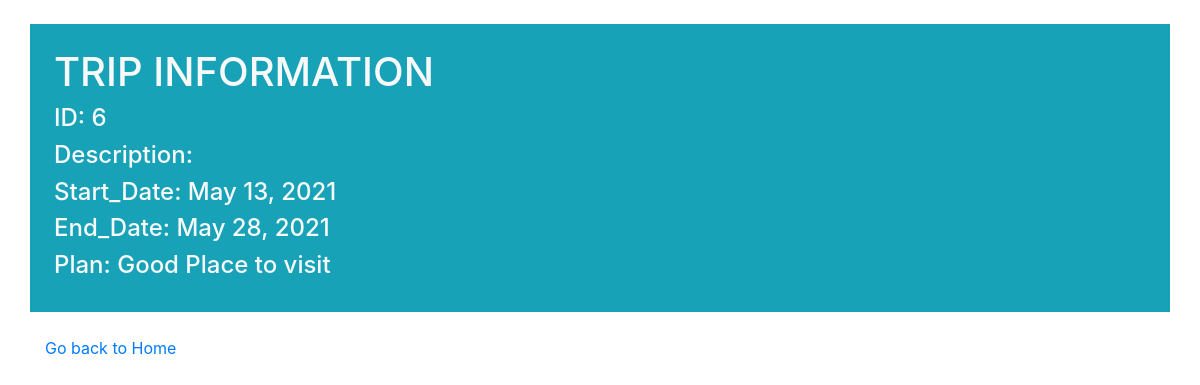
Screenshot of /exam/trips/6/views with the database file from the repository.
### exercice_app/models.py (models this page shows)
class Trip(models.Model):
    destination= models.CharField(max_length=100)
    start_date = models.DateField()
    end_date = models.DateField()
    plan= models.TextField(max_length=500)
    user= models.ForeignKey(User,related_name="trips",on_delete=models.CASCADE)
    created_at=models.DateTimeField(auto_now_add=True)
    updated_at=models.DateTimeField(auto_now=True)
    objects=TripManager()

### exercice_app/views.py (the view)
# urls.py: path("trips/<int:trip_id>/views",views.view_detail)
def view_detail(request,trip_id):
    context={
        "trips":Trip.objects.get(id=trip_id)
    }
    return render(request,"detail_user.html",context)

### exercice_app/templates/detail_user.html (shortened to what this page needs)
<!DOCTYPE html>
<html lang="en">
<head>
    <link rel="stylesheet" href="https://stackpath.bootstrapcdn.com/bootstrap/4.3.1/css/bootstrap.min.css">
</head>
<body>
    <div class="container mt-4 bg-info text-light p-4">
        <h1>TRIP INFORMATION</h1>
        <h4>ID: {{trips.id}}</h4>
        <h4>Description: {{trips.description}}</h4>
        <h4>Start_Date: {{trips.start_date}}</h4>
        <h4>End_Date: {{trips.end_date}}</h4>
        <h4>Plan: {{trips.plan}}</h4>
    </div>
    <div class="container mt-4"><a href="/exam">Go back to Home </a></div>
</body>
</html>

### rows the page displays
Trip: id "6", start_date "May 13, 2021", end_date "May 28, 2021", plan "Good Place to visit"
